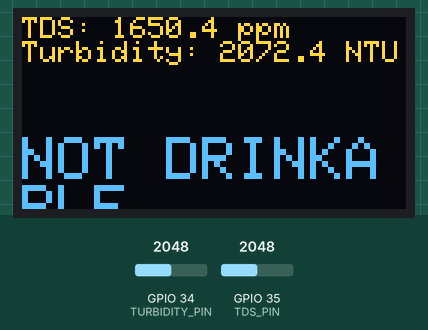
This sketch was run on a simulated ESP32. Parts: 128×64 one-colour display. Inputs (shaded band) come from the test bench; at power-on: GPIO 34 (TURBIDITY_PIN) = 2048, GPIO 35 (TDS_PIN) = 2048. The OLED is the two-colour kind (top 16 rows yellow); WiFi joins after 1.5 s; servers stay silent unless stated; what the sketch prints to the serial monitor is not drawn.

Above: at 6.4 s.
6.5 s: GPIO 34 (TURBIDITY_PIN) set to 2866
At 8.2 s:
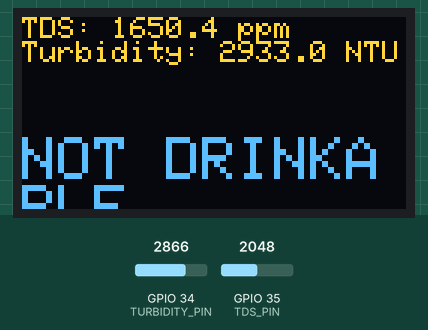
9.3 s: GPIO 35 (TDS_PIN) set to 2866
At 11.0 s:
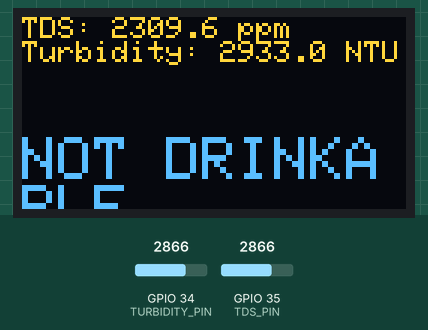
11.3 s: GPIO 34 (TURBIDITY_PIN) set to 3603
At 12.5 s:
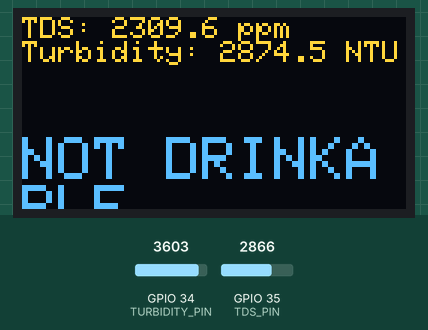
13.3 s: GPIO 35 (TDS_PIN) set to 3603
At 15.0 s:
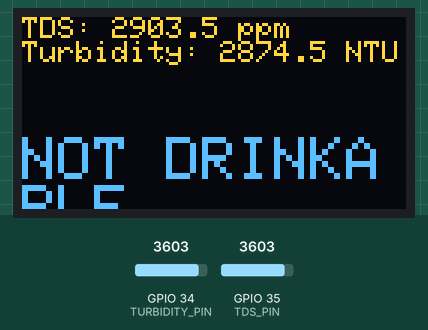
15.3 s: GPIO 34 (TURBIDITY_PIN) set to 4095
At 16.8 s:
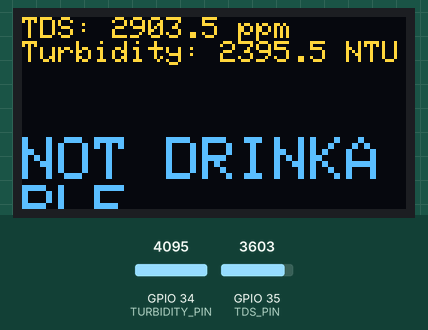
17.3 s: GPIO 35 (TDS_PIN) set to 4095
At 18.3 s:
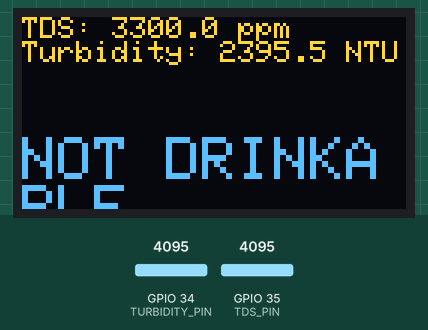
Timing chart, 0 to 20.3 s (numbered marks = the images above; inputs shaded):
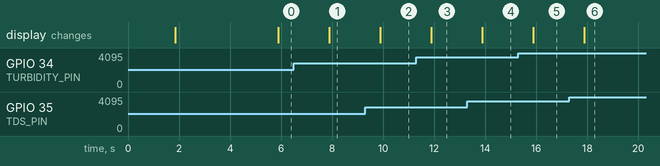

The sketch:

water_monitoring_oled.ino
```cpp
#define BLYNK_TEMPLATE_ID "TMPL3ZCc8aKpO"
#define BLYNK_TEMPLATE_NAME "Water Monitoring"
#define BLYNK_AUTH_TOKEN "ua1ssgrzLrIwc1808VvXHnafje1iTgt-"

#include <WiFi.h>
#include <BlynkSimpleEsp32.h>
#include <Wire.h>
#include <Adafruit_GFX.h>
#include <Adafruit_SSD1306.h>

// WiFi credentials
char ssid[] = "Dharanishvivo";
char pass[] = "#1234@5678";

// OLED settings
#define SCREEN_WIDTH 128
#define SCREEN_HEIGHT 64
Adafruit_SSD1306 display(SCREEN_WIDTH, SCREEN_HEIGHT, &Wire, -1);

// Sensor pins
#define TURBIDITY_PIN 34
#define TDS_PIN 35

BlynkTimer timer;

// Thresholds (WHO standards approx)
#define TDS_LIMIT 500      // ppm
#define TURBIDITY_LIMIT 5  // NTU

void sendSensorData() {
  // Read raw values
  int turbidityRaw = analogRead(TURBIDITY_PIN);
  int tdsRaw = analogRead(TDS_PIN);

  // Convert to voltages
  float turbidityVolt = turbidityRaw * (3.3 / 4095.0);
  float tdsVolt = tdsRaw * (3.3 / 4095.0);

  // TDS calculation (simple ppm approx)
  float tdsValue = (tdsVolt * 1000);

  // Turbidity using polynomial formula
  float turbidityNTU = -1120.4 * turbidityVolt * turbidityVolt + 5742.3 * turbidityVolt - 4352.9;
  if (turbidityNTU < 0) turbidityNTU = 0;  // prevent negative values

  // Condition check
  bool drinkable = (tdsValue < TDS_LIMIT && turbidityNTU < TURBIDITY_LIMIT);

  // -------- Serial Monitor --------
  Serial.print("TDS (ppm): ");
  Serial.print(tdsValue);
  Serial.print(" | Turbidity (NTU): ");
  Serial.print(turbidityNTU);
  Serial.print(" --> ");
  if (drinkable) {
    Serial.println("DRINKABLE");
  } else {
    Serial.println("NOT DRINKABLE");
  }

  // -------- OLED Display --------
  display.clearDisplay();
  display.setTextSize(1);
  display.setTextColor(SSD1306_WHITE);
  display.setCursor(0, 0);
  display.print("TDS: ");
  display.print(tdsValue, 1);
  display.println(" ppm");

  display.print("Turbidity: ");
  display.print(turbidityNTU, 1);
  display.println(" NTU");

  display.setTextSize(2);
  display.setCursor(0, 40);
  if (drinkable) {
    display.println("DRINKABLE");
  } else {
    display.println("NOT DRINKABLE");
  }
  display.display();

  // -------- Blynk Data --------
  Blynk.virtualWrite(V0, tdsValue);
  Blynk.virtualWrite(V1, turbidityNTU);
}

void setup() {
  Serial.begin(115200);
  Blynk.begin(BLYNK_AUTH_TOKEN, ssid, pass);

  // OLED init
  if (!display.begin(SSD1306_SWITCHCAPVCC, 0x3C)) {
    Serial.println("SSD1306 allocation failed");
    for (;;);
  }
  display.clearDisplay();
  display.setTextSize(1);
  display.setTextColor(SSD1306_WHITE);
  display.setCursor(0, 0);
  display.println("Water Monitor");
  display.display();
  delay(2000);

  // Timer for sending data
  timer.setInterval(2000L, sendSensorData);
}

void loop() {
  Blynk.run();
  timer.run();
}
```

Measured:
- after the input at 6.5 s, the display: changes after 1.4 s (image 1)
- after the input at 9.3 s, the display: changes after 0.59 s (image 2)
- after the input at 11.3 s, the display: changes after 0.59 s (image 3)
- after the input at 13.3 s, the display: changes after 0.59 s (image 4)
- after the input at 15.3 s, the display: changes after 0.59 s (image 5)
- after the input at 17.3 s, the display: changes after 0.59 s (image 6)
